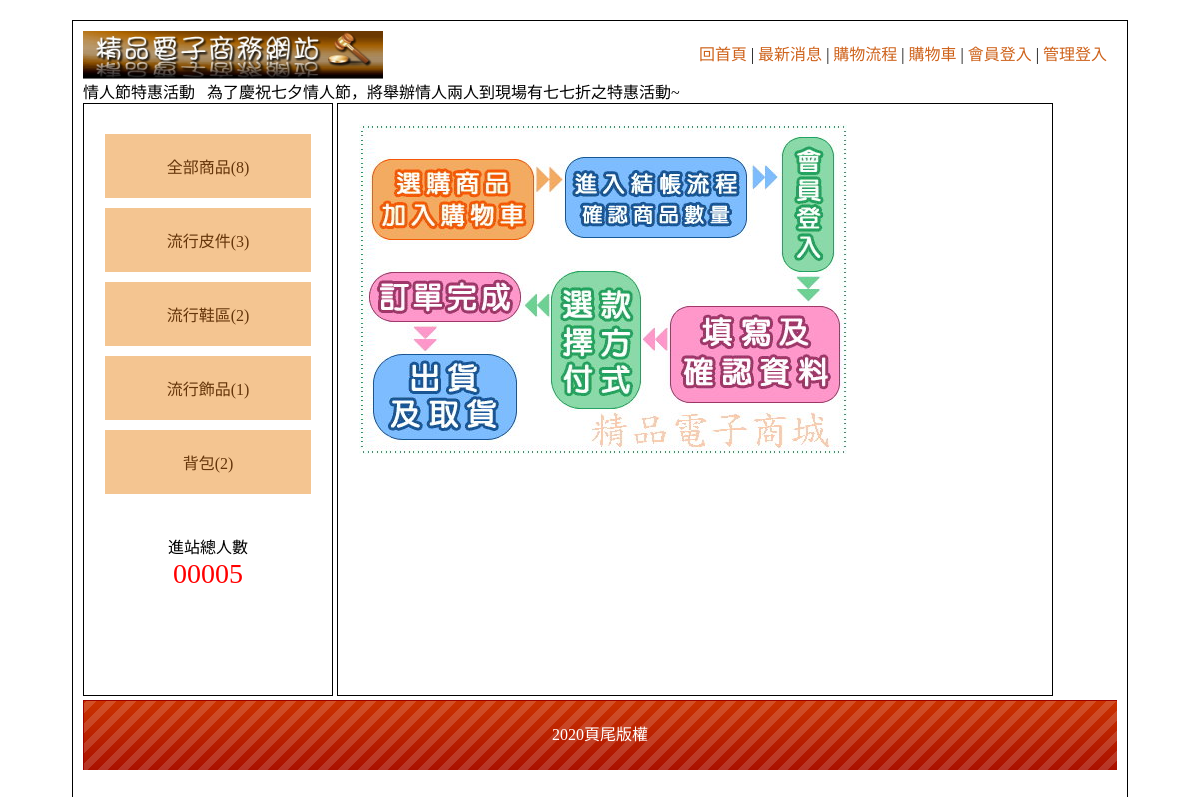
Screenshot of /?do=look with the database file from the repository.
### tables this page shows
CREATE TABLE `type` (
  `id` int(10) UNSIGNED NOT NULL,
  `text` text NOT NULL,
  `parent` int(10) NOT NULL DEFAULT 0
);

CREATE TABLE `bottom` (
  `id` int(1) UNSIGNED NOT NULL,
  `bottom` text NOT NULL
);

### base.php (called while the page is built, shortened)
<?php
class DB
{
    private $dsn = "mysql:host=localhost;dbname=db04;charset=utf8";
    private $root = "root";
    private $password = "";
    public function __construct($table)
    {
        $this->table = $table;
        $this->pdo = new PDO($this->dsn, $this->root, $this->password);
    }
    public function all(...$arg)
    {
        $sql = "SELECT * FROM $this->table ";
        if (!empty($arg[0]) && is_array($arg[0])) {
            foreach ($arg[0] as $k => $v) $tmp[] = "`$k`='$v'";
            $sql .= " WHERE " . implode(" && ", $tmp);
        }
        $sql .= $arg[1] ?? "";
        return $this->pdo->query($sql)->fetchAll();
    }
    public function count(...$arg)
    {
        $sql = "SELECT COUNT(*) FROM $this->table ";
        if (!empty($arg[0]) && is_array($arg[0])) {
            foreach ($arg[0] as $k => $v) $tmp[] = "`$k`='$v'";
            $sql .= " WHERE " . implode(" && ", $tmp);
        }
        $sql .= $arg[1] ?? "";
        return $this->pdo->query($sql)->fetchColumn();
    }
    public function find($arg)
    {
        $sql = "SELECT * FROM $this->table ";
        if (is_array($arg)) {
            foreach ($arg as $k => $v) $tmp[] = "`$k`='$v'";
            $sql .= " WHERE " . implode(" && ", $tmp);
        } else $sql .= " WHERE `id`='$arg'";
        return $this->pdo->query($sql)->fetch(PDO::FETCH_ASSOC);
    }
}
$Goods = new DB('goods');
$Type = new DB('type');
$Bottom = new DB('bottom');
$bottom=$Bottom->find(1);

### index.php (the view, shortened to what this page needs)
<?php include_once "base.php" ?>
<!DOCTYPE html PUBLIC "-//W3C//DTD XHTML 1.0 Transitional//EN" "http://www.w3.org/TR/xhtml1/DTD/xhtml1-transitional.dtd">
<html xmlns="http://www.w3.org/1999/xhtml">
<head>
        <link href="css.css" rel="stylesheet" type="text/css">
</head>
<body>
        <div id="main">
                <div id="top">
                        <a href="?">
                                <img src="0416.jpg" style="width:300px;">
                        </a>
                        <div style="padding:10px;float:right;">
                                <a href="?">回首頁</a> |
                                <a href="?do=news">最新消息</a> |
                                <a href="?do=look">購物流程</a> |
                                <a href="?do=buycart">購物車</a> |
                                <a href="?do=login">會員登入</a> |
                                <a href="?do=admin">管理登入</a>
                        </div>
                        <marquee>情人節特惠活動 &nbsp; 為了慶祝七夕情人節，將舉辦情人兩人到現場有七七折之特惠活動~</marquee>
                </div>
                <div id="left" class="ct">
                        <div style="min-height:400px;">
                                <div class="ww"><a href="?type=0">全部商品(<?= $Goods->count(['sh' => 1]); ?>)</a></div>
                                <?php
                                $bigs = $Type->all(['parent' => 0]);
                                foreach ($bigs as $b) {
                                ?>
                                        <div class="ww"><a href="?type=<?= $b['id']; ?>"><?= $b['text']; ?>(<?= $Goods->count(['sh' => 1, 'big' => $b['id']]); ?>)</a>
                                        </div>
                                <?php
                                }
                                ?>
                        </div>
                        <span>
                                <div>進站總人數</div>
                                <div style="color:#f00; font-size:28px;">
                                        00005 </div>
                        </span>
                </div>
                <div id="right">
                </div>
                <div id="bottom" style="line-height:70px;background:url(icon/bot.png); color:#FFF;" class="ct">
                        <?= $bottom['bottom']; ?> </div>
        </div>
</body>
</html>

### css.css (style rules this page uses)
body { font-family:"微軟正黑體"; }
#main { width:1034px; padding:10px; margin:20px auto 20px auto; border:#000 solid 1px; min-height:768px; }
#top a { color:#CE631C; text-decoration:none; }
#left { display:inline-block; width:20%; padding:2%; min-height:550px; vertical-align:top; border:#000 1px solid; }
#left a { display:block; padding:20px 5px 20px 5px; text-decoration:none; background:#F4C591; margin:10px auto 10px auto; color:#65350A; }
.ct { text-align:center; }
#right { display:inline-block; width:65%; padding:2%; min-height:550px; height:550px; overflow:auto; border:#000 1px solid; }
#bottom { height:70px; background-size:cover; }

### rows the page displays
type: text "流行皮件", count "3"
type: text "流行鞋區", count "2"
type: text "流行飾品", count "1"
type: text "背包", count "2"
bottom: bottom "2020頁尾版權"

### other values shown
$Goods->count(['sh' => 1]) "8"
